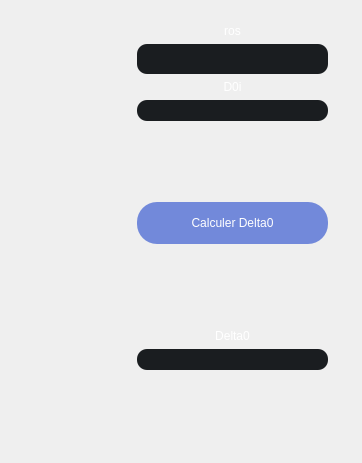
        <widget class="QWidget" name="Delta0">
         <layout class="QGridLayout" name="gridLayout_16">
          <item row="1" column="3">
           <layout class="QGridLayout" name="gridLayout_14">
            <property name="sizeConstraint">
             <enum>QLayout::SetFixedSize</enum>
            </property>
            <item row="1" column="1">
             <widget class="QLabel" name="label_ros">
              <property name="maximumSize">
               <size>
                <width>300</width>
                <height>16777215</height>
               </size>
              </property>
              <property name="styleSheet">
               <string notr="true">color: rgb(255, 255, 255);
font: 15pt &quot;Lato&quot;;</string>
              </property>
              <property name="text">
               <string>ros</string>
              </property>
              <property name="alignment">
               <set>Qt::AlignCenter</set>
              </property>
             </widget>
            </item>
            <item row="0" column="1">
             <spacer name="verticalSpacer_28">
              <property name="orientation">
               <enum>Qt::Vertical</enum>
              </property>
              <property name="sizeType">
               <enum>QSizePolicy::MinimumExpanding</enum>
              </property>
              <property name="sizeHint" stdset="0">
               <size>
                <width>20</width>
                <height>13</height>
               </size>
              </property>
             </spacer>
            </item>
            <item row="2" column="1">
             <widget class="QLineEdit" name="lineEdit_ros">
              <property name="sizePolicy">
               <sizepolicy hsizetype="MinimumExpanding" vsizetype="Fixed">
                <horstretch>0</horstretch>
                <verstretch>0</verstretch>
               </sizepolicy>
              </property>
              <property name="minimumSize">
               <size>
                <width>99</width>
                <height>21</height>
               </size>
              </property>
              <property name="maximumSize">
               <size>
                <width>300</width>
                <height>16777215</height>
               </size>
              </property>
              <property name="font">
               <font>
                <family>Lato</family>
                <pointsize>17</pointsize>
                <weight>50</weight>
                <italic>false</italic>
                <bold>false</bold>
               </font>
              </property>
              <property name="styleSheet">
               <string notr="true">QLineEdit {
	font: 17pt &quot;Lato&quot;;
	color: rgb(255, 255, 255);	
	background-color: #1A1D20;
 	border-radius: 10px;
}</string>
              </property>
              <property name="alignment">
               <set>Qt::AlignCenter</set>
              </property>
             </widget>
            </item>
            <item row="6" column="1">
             <widget class="QPushButton" name="pushButton_delta0">
              <property name="minimumSize">
               <size>
                <width>140</width>
                <height>42</height>
               </size>
              </property>
              <property name="styleSheet">
               <string notr="true">border-radius: 20px;
color: rgb(255, 255, 255);
background-color: #7289DA;
font: 14pt &quot;Lato&quot;;</string>
              </property>
              <property name="text">
               <string>Calculer Delta0</string>
              </property>
             </widget>
            </item>
            <item row="4" column="1">
             <widget class="QLineEdit" name="lineEdit_d0i">
              <property name="sizePolicy">
               <sizepolicy hsizetype="MinimumExpanding" vsizetype="Fixed">
                <horstretch>0</horstretch>
                <verstretch>0</verstretch>
               </sizepolicy>
              </property>
              <property name="minimumSize">
               <size>
                <width>99</width>
                <height>21</height>
               </size>
              </property>
              <property name="maximumSize">
               <size>
                <width>300</width>
                <height>16777215</height>
               </size>
              </property>
              <property name="styleSheet">
               <string notr="true">QLineEdit {
	font: 17pt &quot;Lato&quot;;
	color: rgb(255, 255, 255);	
	background-color: #1A1D20;
 	border-radius: 10px;
}</string>
              </property>
              <property name="alignment">
               <set>Qt::AlignCenter</set>
              </property>
             </widget>
            </item>
            <item row="9" column="1">
             <widget class="QLineEdit" name="lineEdit_delta0">
              <property name="sizePolicy">
               <sizepolicy hsizetype="MinimumExpanding" vsizetype="Fixed">
                <horstretch>0</horstretch>
                <verstretch>0</verstretch>
               </sizepolicy>
              </property>
              <property name="minimumSize">
               <size>
                <width>99</width>
                <height>21</height>
               </size>
              </property>
              <property name="maximumSize">
               <size>
                <width>300</width>
                <height>16777215</height>
               </size>
              </property>
              <property name="styleSheet">
               <string notr="true">QLineEdit {
	font: 17pt &quot;Lato&quot;;
	color: rgb(255, 255, 255);	
	background-color: #1A1D20;
 	border-radius: 10px;
}</string>
              </property>
              <property name="alignment">
               <set>Qt::AlignCenter</set>
              </property>
              <property name="readOnly">
               <bool>true</bool>
              </property>
             </widget>
            </item>
            <item row="10" column="1">
             <spacer name="verticalSpacer_30">
              <property name="orientation">
               <enum>Qt::Vertical</enum>
              </property>
              <property name="sizeType">
               <enum>QSizePolicy::MinimumExpanding</enum>
              </property>
              <property name="sizeHint" stdset="0">
               <size>
                <width>20</width>
                <height>82</height>
               </size>
              </property>
             </spacer>
            </item>
            <item row="8" column="1">
             <widget class="QLabel" name="label_delta0">
              <property name="maximumSize">
               <size>
                <width>300</width>
                <height>16777215</height>
               </size>
              </property>
              <property name="styleSheet">
               <string notr="true">color: rgb(255, 255, 255);
font: 15pt &quot;Lato&quot;;</string>
              </property>
              <property name="text">
               <string>Delta0</string>
              </property>
              <property name="alignment">
               <set>Qt::AlignCenter</set>
              </property>
             </widget>
            </item>
            <item row="5" column="1">
             <spacer name="verticalSpacer_29">
              <property name="orientation">
               <enum>Qt::Vertical</enum>
              </property>
              <property name="sizeType">
               <enum>QSizePolicy::MinimumExpanding</enum>
              </property>
              <property name="sizeHint" stdset="0">
               <size>
                <width>20</width>
                <height>75</height>
               </size>
              </property>
             </spacer>
            </item>
            <item row="3" column="1">
             <widget class="QLabel" name="label_d0i">
              <property name="maximumSize">
               <size>
                <width>300</width>
                <height>16777215</height>
               </size>
              </property>
              <property name="styleSheet">
               <string notr="true">color: rgb(255, 255, 255);
font: 15pt &quot;Lato&quot;;</string>
              </property>
              <property name="text">
               <string>D0i</string>
              </property>
              <property name="alignment">
               <set>Qt::AlignCenter</set>
              </property>
             </widget>
            </item>
            <item row="7" column="1">
             <spacer name="verticalSpacer_34">
              <property name="orientation">
               <enum>Qt::Vertical</enum>
              </property>
              <property name="sizeHint" stdset="0">
               <size>
                <width>20</width>
                <height>79</height>
               </size>
              </property>
             </spacer>
            </item>
           </layout>
          </item>
          <item row="1" column="0">
           <spacer name="horizontalSpacer_14">
            <property name="orientation">
             <enum>Qt::Horizontal</enum>
            </property>
            <property name="sizeType">
             <enum>QSizePolicy::Fixed</enum>
            </property>
            <property name="sizeHint" stdset="0">
             <size>
              <width>49</width>
              <height>20</height>
             </size>
            </property>
           </spacer>
          </item>
          <item row="1" column="2">
           <spacer name="horizontalSpacer_13">
            <property name="orientation">
             <enum>Qt::Horizontal</enum>
            </property>
            <property name="sizeType">
             <enum>QSizePolicy::Fixed</enum>
            </property>
            <property name="sizeHint" stdset="0">
             <size>
              <width>40</width>
              <height>23</height>
             </size>
            </property>
           </spacer>
          </item>
          <item row="1" column="4">
           <spacer name="horizontalSpacer_15">
            <property name="orientation">
             <enum>Qt::Horizontal</enum>
            </property>
            <property name="sizeType">
             <enum>QSizePolicy::Fixed</enum>
            </property>
            <property name="sizeHint" stdset="0">
             <size>
              <width>23</width>
              <height>20</height>
             </size>
            </property>
           </spacer>
          </item>
          <item row="1" column="1">
           <layout class="QGridLayout" name="gridLayout_15">
            <item row="2" column="0">
             <spacer name="verticalSpacer_33">
              <property name="orientation">
               <enum>Qt::Vertical</enum>
              </property>
              <property name="sizeType">
               <enum>QSizePolicy::Fixed</enum>
              </property>
              <property name="sizeHint" stdset="0">
               <size>
                <width>37</width>
                <height>40</height>
               </size>
              </property>
             </spacer>
            </item>
            <item row="3" column="0">
             <layout class="QGridLayout" name="Graphe_Yexp_Ycal"/>
            </item>
            <item row="0" column="0">
             <spacer name="verticalSpacer_31">
              <property name="orientation">
               <enum>Qt::Vertical</enum>
              </property>
              <property name="sizeType">
               <enum>QSizePolicy::Fixed</enum>
              </property>
              <property name="sizeHint" stdset="0">
               <size>
                <width>20</width>
                <height>29</height>
               </size>
              </property>
             </spacer>
            </item>
            <item row="4" column="0">
             <spacer name="verticalSpacer_32">
              <property name="orientation">
               <enum>Qt::Vertical</enum>
              </property>
              <property name="sizeType">
               <enum>QSizePolicy::Fixed</enum>
              </property>
              <property name="sizeHint" stdset="0">
               <size>
                <width>20</width>
                <height>29</height>
               </size>
              </property>
             </spacer>
            </item>
            <item row="1" column="0">
             <layout class="QGridLayout" name="Graphe_Xexp_Xcal"/>
            </item>
           </layout>
          </item>
         </layout>
        </widget>
